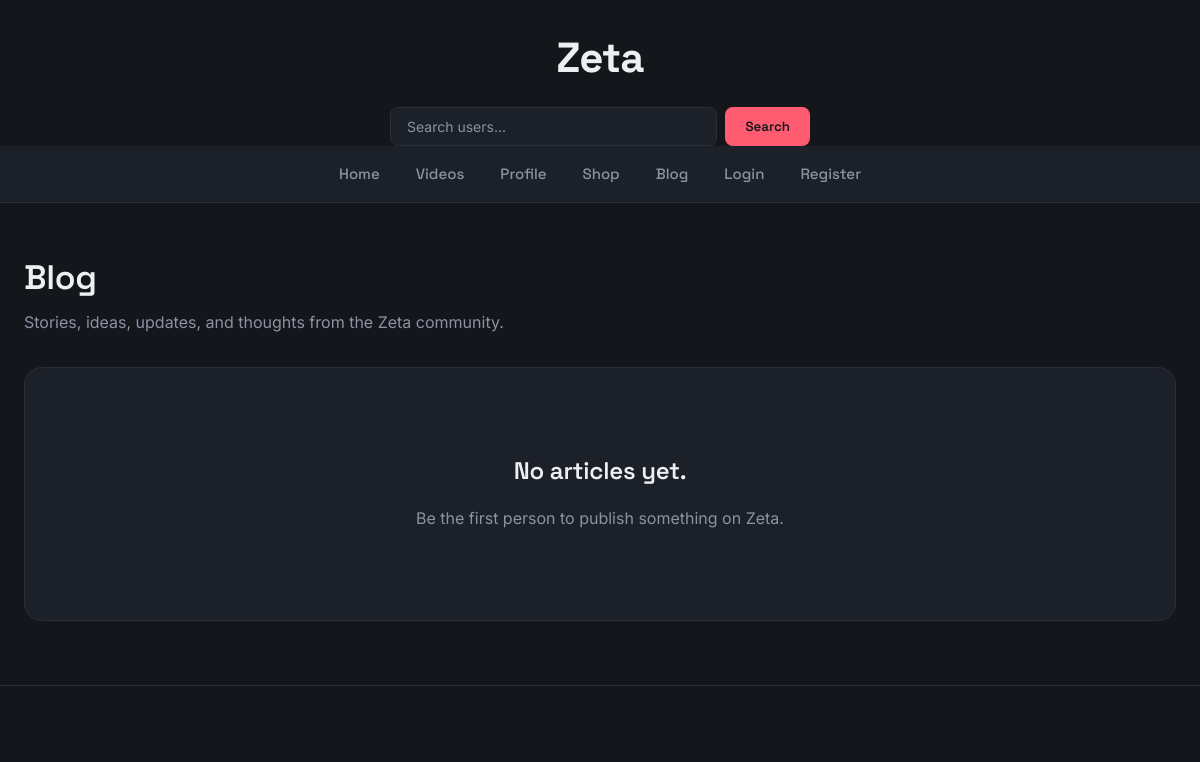
The page /blog/ on the database as committed earlier.
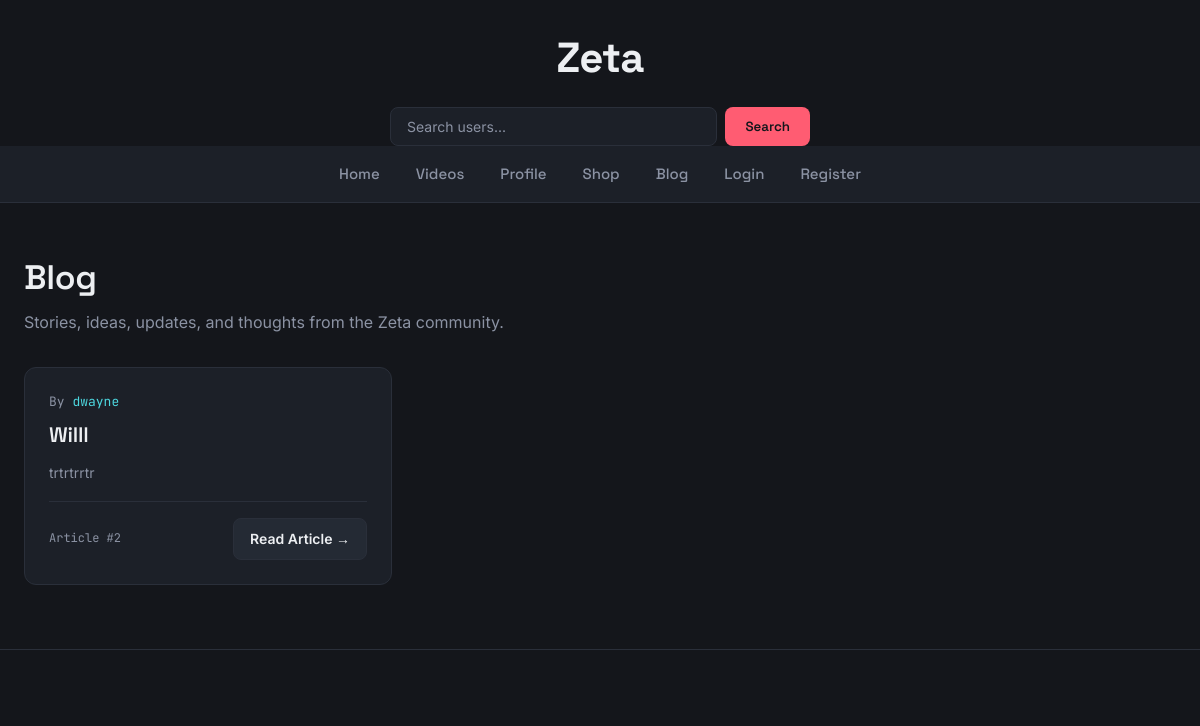
The same page on the database as committed later.
### blog/models.py (models this page shows, shortened)
class Article(models.Model):
    author = models.ForeignKey(
        settings.AUTH_USER_MODEL,
        on_delete=models.CASCADE,
        related_name="articles",
        null=True,
        blank=True,
    )
    title = models.CharField(max_length=120)
    content = models.TextField()
    active = models.BooleanField(default=True)
    created = models.DateTimeField(auto_now_add=True)
    updated = models.DateTimeField(auto_now=True)

### accounts/models.py (models this page shows, shortened)
class User(AbstractUser):
    email = models.EmailField(unique=True)
    USERNAME_FIELD = "email"
    REQUIRED_FIELDS = ["username"]

### blog/views.py (the view)
# urls.py: path('', ArticleListView.as_view(), name='article-list'),
class ArticleListView(ListView):
    template_name = "articles/article_list.html"
    def get_queryset(self):
        articles = Article.objects.all()
        paginate_by = 12
        print("BLOG ARTICLES:", list(
            articles.values_list("id", "title")
        ))
        return articles

### notifications/context_processors.py (called while the page is built)
def unread_count(request):
    if request.user.is_authenticated:
        count = request.user.notifications.filter(is_read=False).count()
    else:
        count = 0
    return {"unread_notification_count": count}

### blog/templates/articles/article_list.html (shortened to what this page needs)
{% extends 'base.html' %}
{% block content %}
<div class="blog-page">
    <div class="blog-header">
        <div>
            <h1>Blog</h1>
            <p>Stories, ideas, updates, and thoughts from the Zeta community.</p>
        </div>
    </div>
    {% if object_list %}
        <div class="article-grid">
            {% for article in object_list %}
                <article class="article-card">
                    <div class="article-card-content">
                        <div class="article-meta">
                            {% if article.author %}
                                <span>
                                    By
                                    <a
                                        href="{% url 'public_profile' article.author.username %}"
                                    >
                                        {{ article.author.username }}
                                    </a>
                                </span>
                            {% else %}
                                <span>Unknown Author</span>
                            {% endif %}
                        </div>
                        <h2>
                            <a
                                href="{% url 'articles:article-detail' article.id %}"
                            >
                                {{ article.title }}
                            </a>
                        </h2>
                        <p class="article-excerpt">
                            {{ article.content|truncatewords:35 }}
                        </p>
                        <div class="article-footer">
                            <span class="article-number">
                                Article #{{ article.id }}
                            </span>
                            <a
                                href="{% url 'articles:article-detail' article.id %}"
                                class="article-read-btn"
                            >
                                Read Article →
                            </a>
                        </div>
                    </div>
                </article>
            {% endfor %}
        </div>
    {% else %}
        <div class="blog-empty">
            <h2>No articles yet.</h2>
            <p>
                Be the first person to publish something on Zeta.
            </p>
        </div>
    {% endif %}
</div>
{% endblock %}

Rows that differ between the two databases and show on the page:
added Article: author.username "dwayne", title "Willl", content "trtrtrrtr", id "2"
Other text that changed with them:
text no longer shown: "No articles yet. Be the first person to publish something on Zeta."
